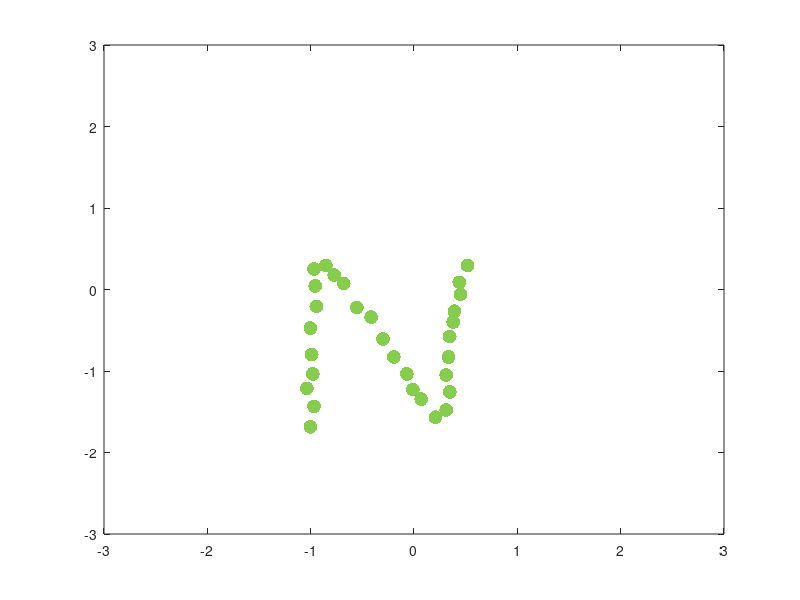

Write the MATLAB code that produced this figure.
function [z_pos x_pos z_raw x_raw] = plot_accel
    Y = [-0.138428 0.066406 -2.664062 -1.212000 -43.548000 -11.792000
-0.145996 0.115967 -1.875732 -6.132000 -40.383998 -3.628000
-0.200439 0.071045 -1.657227 -10.516000 -65.255996 0.344000
-0.236084 -0.144531 -2.905029 -6.848000 -53.111999 -2.472000
-0.287354 0.223633 -2.019775 -7.140000 -40.631999 6.460000
-0.334229 -0.026367 -1.470947 -7.552000 -61.155998 14.860000
-0.449707 0.085449 -2.192627 -4.764000 -88.195999 13.940000
-0.467041 0.131104 -2.321533 -12.472001 -40.824001 15.496001
-0.474609 0.174072 -1.509033 -11.692001 -52.819999 22.704000
-0.548828 0.270020 -1.410645 -14.536001 -82.779998 26.983999
-0.562256 0.115723 -2.879150 -15.092000 -55.548000 33.183998
-0.613525 0.092529 -2.076660 -11.272001 -33.888000 41.183998
-0.596191 0.147705 -1.677002 -6.644000 -54.411998 42.212001
-0.669922 0.234375 -2.208740 -6.624000 -63.035999 50.979999
-0.702881 0.270996 -2.178711 -7.168000 -29.176000 52.819999
-0.679199 0.354004 -1.736572 -1.824000 -27.096000 66.024002
-0.750732 0.255127 -1.854736 1.040000 -26.343999 73.139999
-0.771728 0.047119 -1.989746 6.532000 -8.276000 60.375999
-0.762451 0.244873 -2.053955 13.108000 3.400000 53.411998
-0.747314 0.028564 -1.945068 20.799999 11.444001 35.400001
-0.722412 0.271729 -2.137939 23.815999 29.472000 18.011999
-0.630859 0.370117 -1.974365 25.243999 31.187999 17.347999
-0.581543 0.289307 -1.881592 16.503999 41.276000 17.035999
-0.528809 0.148438 -1.835693 12.780000 39.291999 8.704001
-0.505859 0.087402 -2.239990 20.704000 39.931999 -2.244000
-0.530029 0.449463 -2.505859 34.231998 72.251998 -13.828001
-0.556396 0.441650 -2.065430 27.555999 97.148002 1.268000
-0.512451 0.078613 -1.343750 24.184000 82.435997 -10.440000
-0.376953 0.121582 -2.427734 31.252000 73.627998 -22.555999
-0.375244 0.346924 -2.574951 30.892000 90.587997 -31.604000
-0.288086 0.243164 -1.690430 13.724000 80.487998 -1.724000
-0.160645 -0.013184 -2.122559 17.691999 73.975997 -15.984001
-0.100830 0.135010 -1.844971 17.511999 68.603996 -10.704001
-0.027588 0.428223 -1.813232 14.380001 59.416000 -15.512001
0.003906 0.137695 -1.812988 4.584000 48.571998 -1.848000
0.051270 0.125000 -2.424316 10.604001 53.580001 -9.168001
0.048584 0.087158 -2.201904 9.476000 75.839996 -9.496001
0.155029 0.247070 -1.384521 6.980000 53.124000 -3.940000
0.244141 0.110352 -2.306885 12.772001 42.655998 -4.680000
0.278564 0.033447 -2.048096 17.540000 50.659999 -7.912000
0.282715 0.049072 -2.173096 13.516000 58.596000 -7.696000
0.356689 0.147705 -1.641602 10.752000 34.611999 -1.228000
0.361084 -0.024902 -1.994629 15.276000 20.972000 -1.336000
0.395508 0.047363 -2.090332 10.956001 33.616001 -3.348000
0.421387 0.075928 -1.619141 9.220001 21.431999 -3.080000
0.462647 0.029297 -1.637207 6.168000 -1.360000 -2.796000
0.433838 0.028564 -2.343506 10.028000 -6.036000 -2.440000
0.414551 -0.029785 -2.122314 4.548000 7.436000 -2.744000];

    dt = 0.025;
    finger_length = 10;

    function [x_int y_int] = position_from_accel(y_accel)
        data_length = length(y_accel);
        x = 1:data_length;
        x_int = 1:0.25:data_length;

        accel_spline = spline(x,y_accel);
        vel = fnval(fnint(accel_spline), x);

        vel_spline = spline(x, vel);
        y_int = fnval(fnint(vel_spline), x_int); 
    end

    function [x_int y_int] = linear_position_from_accel(y_accel)
        data_length = length(y_accel);
        x_int = 1:data_length;
        y_int = cumsum(cumsum(y_accel));
    end

    function [y] = gyro_int(gyro)
        y = cumsum(gyro * dt)
    end

    function pos_at_time = position_from_gyro(gyro)
        radians_at_time = gyro_int(gyro) * (pi / 180);
        pos_at_time = sin(radians_at_time) * finger_length;
    end
    x_raw = gyro_int(Y(:, 4));
    z_raw = gyro_int(Y(:, 6));
    
    x_pos = position_from_gyro(Y(:, 4))
    %y_pos = position_from_gyro(Y(:, 5));
    z_pos = position_from_gyro(Y(:, 6))

      
        set(gcf, 'color', [0 0 0]);
        set(gca, 'color', [0 0 0]);
        
        plot([-1]);
         set(gcf, 'color', [0 0 0]);
        set(gca, 'color', [0 0 0]);
        
        pause(12);
    
    x_pos = [   -0.8352
   -0.8064
   -0.8640
   -0.8160
   -0.8256
   -0.8352
   -0.7872
   -0.7968
   -0.8064
   -0.7104
   -0.6432
   -0.5664
   -0.4608
   -0.3456
   -0.2496
   -0.1632
   -0.0576
   -0.0096
    0.0576
    0.1728
    0.2592
    0.2880
    0.2592
    0.2784
    0.2880
    0.3168
    0.3264
    0.3744
    0.3648
    0.4320
    3.3216]' * 1.2;

    z_pos = [
   
   -1.4045
   -1.1951
   -1.0103
   -0.8624
   -0.6653
   -0.3943
   -0.1725
    0.0370
    0.2094
    0.2464
    0.1478
    0.0616
   -0.1848
   -0.2834
   -0.5051
   -0.6899
   -0.8624
   -1.0226
   -1.1211
   -1.3060
   -1.2320
   -1.0472
   -0.8747
   -0.6899
   -0.4805
   -0.3326
   -0.2218
   -0.0493
    0.0739
    0.2464
    0.3080]'* 1.2;
        
        
    for i = 1:length(z_pos)
        plotted = plot(x_pos(1:i), z_pos(1:i), 'o');
        axis([-3 3 -3 3]);
        
        set(gcf, 'color', [0 0 0]);
        set(gca, 'color', [0 0 0]);

        set(plotted, ...
            'Marker'          , 'o', ...
            'MarkerSize'      , 10, ...
            'MarkerEdgeColor' , 'none', ...
            'MarkerFaceColor' , [134/255 205/255 77/255]);
        
        pause(0.025);

        
    end
    
    
    
    %plot(y_pos, z_pos, 'o');
end

